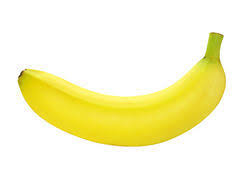
#> input picture clasificacion (banano - manzana) /banano25.jpg, 244 x 175 px
$ python clasifBM.py   (older library calls are emulated)
#> lines starting #> are read from the running program, lines starting #| are printed output that depends on the picture; after the words box and inside, x2 and y2 are one past the last pixel; in counts of white or black regions, pixels touching at a corner belong together
#> further down, img is the input picture: shape (175, 244, 3); mean B, G, R 202.4, 246, 249.6
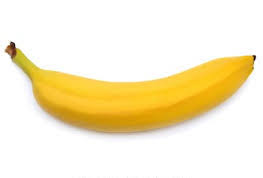
#> input picture clasificacion (banano - manzana) /banano1.jpg, 263 x 178 px
#!/usr/bin/env python3
# -*- coding: utf-8 -*-
"""
Created on Wed May 27 11:37:04 2020

@author: franciscorealescastro
"""

import cv2
import numpy as np
from scipy import ndimage
from mpl_toolkits.mplot3d import Axes3D
import matplotlib.pyplot as plt
from matplotlib import cm

def caracteristicas(img):


    I=cv2.cvtColor(img, cv2.COLOR_BGR2GRAY)
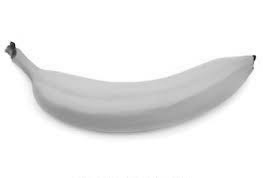
#> I: shape (178, 263); min 4, max 255, mean 236.7
#> img is the input picture: shape (178, 263, 3); mean B, G, R 204.4, 237, 248.6

    umbral,_=cv2.threshold(I,0,255,cv2.THRESH_OTSU)
#> umbral = 218

    mascara=np.uint8((I<umbral)*255)
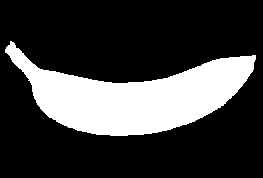
#> mascara: shape (178, 263); 24.3% white; 1 white region, box (x1, y1, x2, y2) and area: (5, 41, 256, 136) 11354
    output=cv2.connectedComponentsWithStats(mascara,4,cv2.CV_32S)
    cantObj=output[0]
#> cantObj = 2
    labels=output[1]
    stats=output[2]
#> stats = [[0, 0, 263, 178, 35460], [5, 41, 251, 95, 11354]]

    mascara=(np.argmax(stats[:,4][1:])+1==labels)

    mascara=ndimage.binary_fill_holes(mascara).astype(int)
#> mascara: shape (178, 263) int64; values 0 (black) and 1 (white), 24.3% white; 1 white region

    rojo=np.sum(mascara*img[:,:,0]/255)/np.sum(mascara)
#> rojo = 0.203
    verde=np.sum(mascara*img[:,:,1]/255)/np.sum(mascara)
#> verde = 0.722

    mascara1=np.uint8(mascara*255)

    im2,contours,hierarchy=cv2.findContours(mascara1,cv2.RETR_TREE,cv2.CHAIN_APPROX_SIMPLE)
#> contours = 1 contour; box (x1, y1, x2, y2) and area: (5, 41, 256, 136) 11073
    cnt=contours[0]
#> cnt = contour of 256 points, box (x1, y1, x2, y2) (5, 41, 256, 136), area 11073
    rect=cv2.minAreaRect(cnt)
#> rect = ((127.8, 91.86), (88.17, 250.2), -86.72)
    box=cv2.boxPoints(rect)
#> box = [[250.2, 143], [0.426, 128.7], [5.48, 40.68], [255.2, 55.01]]
    box=np.int0(box)
#> box = [[250, 143], [0, 128], [5, 40], [255, 55]]
    m,n=mascara1.shape
#> m = 178; n = 263
    ar=np.zeros((m,n))
    mascaraRect=cv2.fillConvexPoly(ar,box,1)
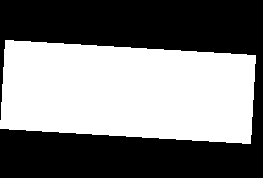
#> mascaraRect: shape (178, 263) float64; values 0 (black) and 1 (white), 47.9% white; 1 white region, box (x1, y1, x2, y2) and area: (0, 40, 256, 144) 22415
    mascaraRect=np.uint8(mascaraRect.copy()*255)
#> mascaraRect: shape (178, 263); 47.9% white; 1 white region
    imR,contoursR,hierarchyR=cv2.findContours(mascaraRect,cv2.RETR_TREE,cv2.CHAIN_APPROX_SIMPLE)
#> contoursR = 1 contour; box (x1, y1, x2, y2) and area: (0, 40, 256, 144) 22076
    cntR=contoursR[0]
#> cntR = contour of 84 points, box (x1, y1, x2, y2) (0, 40, 256, 144), area 22076

    centro,dimensiones,rotacion=cv2.minAreaRect(cntR)
#> centro = (127.5, 91.49); dimensiones = (89.12, 251.6); rotacion = -86.57


    tasaAspecto=float(dimensiones[1])/float(dimensiones[0]) if dimensiones[1]<dimensiones[0] else float(dimensiones[0])/float(dimensiones[1])
#> tasaAspecto = 0.354

    return rojo,verde,tasaAspecto


imagen="banano25.jpg"
img= cv2.imread(imagen)
datos=[]
etiquetas=[]
for i in range(1,37):
    datos.append(caracteristicas(cv2.imread("banano"+str(i)+".jpg")))
    etiquetas.append(1)
#> (the run stopped early here; a loop or call above may not have finished)
